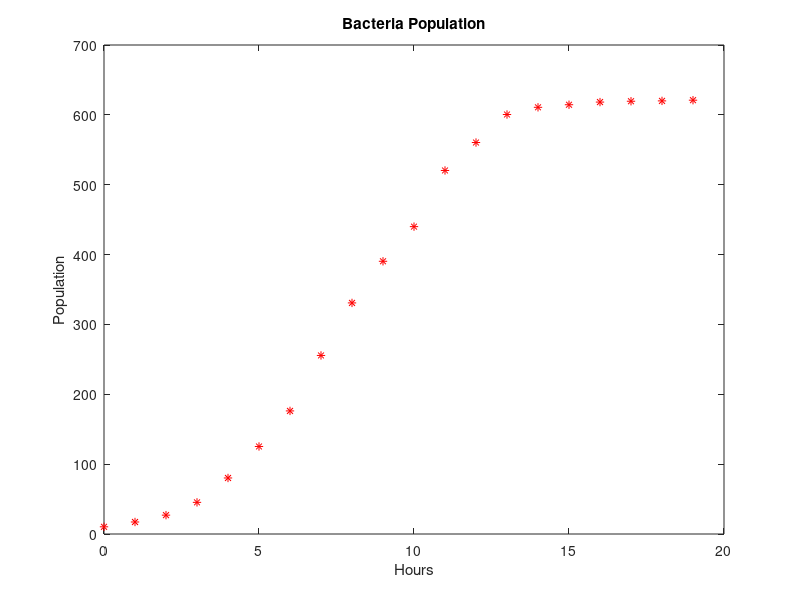
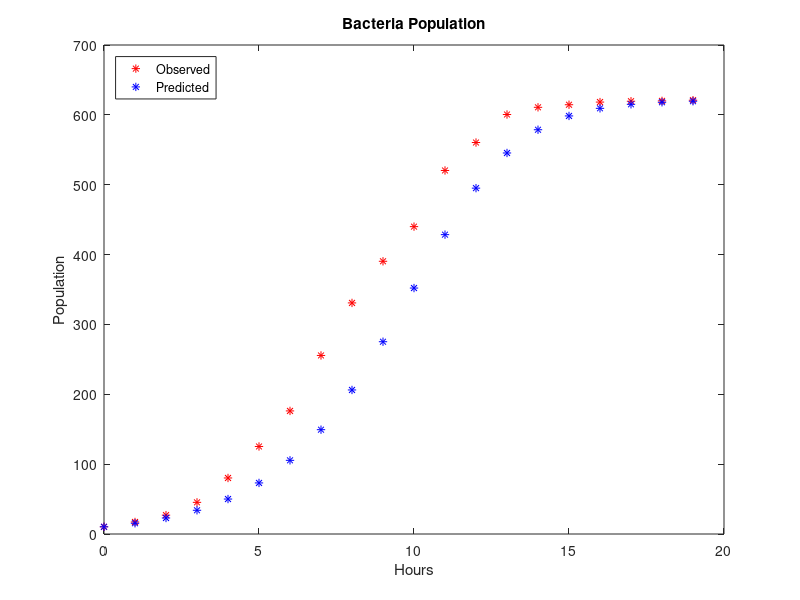

Reproduce these figures in MATLAB, in order.
# Command to Clear Workspace
clear all

# Command to Clear Command History
history -c

# Command to Clear Command Window
clc

figure
n = [0:19];
an = [10.3 17.2 27 45.3 80.2 125.3 176.2 255.6 330.8 390.4 440 520.4 560.4 600.5 610.8 614.5 618.3 619.5 620 621];
plot(n, an, 'r*');
xlabel('Hours');
ylabel('Population');
title('Bacteria Population');

dan = zeros(1,19);
for i=1:19
  dan(i) = an(i+1) - an(i)
endfor
dan

an_new = an(1:19);
X = (621 - an_new) .* an_new;
b = sum(X.*dan)/sum(X.*X)

pred = zeros(1,20); % 20 Values = 1 Initial Value + 19 Pred Values
pred(1) = 10.3

for i = 1:19
  pred(i+1) = pred(i)+b*(621-pred(i)) * pred(i);
endfor
pred

figure
plot(n, an, 'r*', n, pred, 'b*');
xlabel('Hours');
ylabel('Population');
title('Bacteria Population');
legend('Observed', 'Predicted', 'location', 'northwest')
